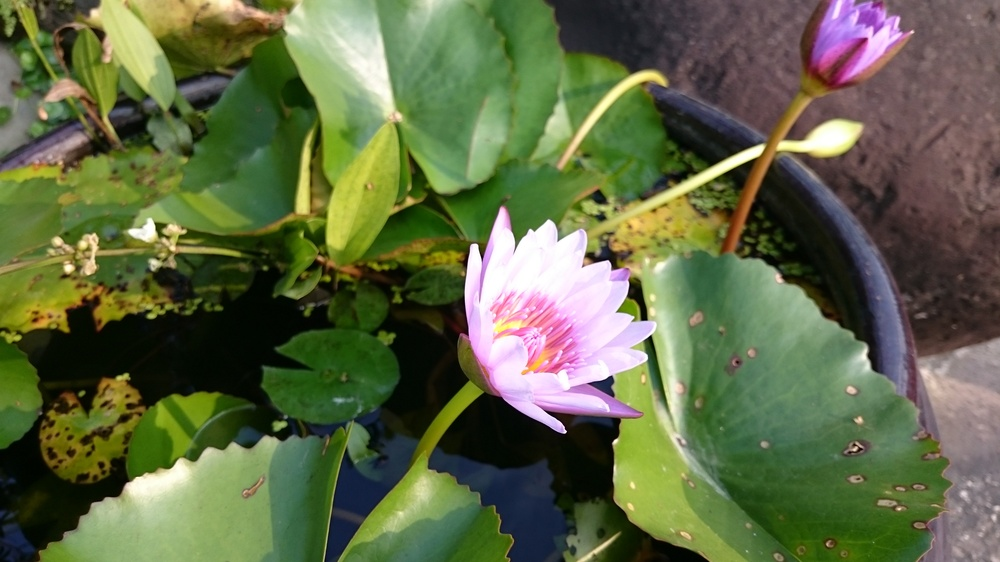
#> input picture _4.cmpp/_python_test/_code/Python程式設計實務16課/sample.jpg, 1000 x 562 px, shrunk from 3840 x 2160 before the run, given in place of sample.png, which was not available
$ jupyter execute Chap8-4.ipynb   (shell and % lines are left out)   (text cells are left out)
#> lines starting #> are read from the running program, lines starting #| are printed output that depends on the picture; pictures that were not available may be replaced by others from this repository, and a replacement may not be noted
[cell 1]
import matplotlib.pyplot as plt
import numpy as np

# x的值
x = np.arange(-1, 1, 0.1)

# 原來的函數
y = 2*x*x + 3

# 切線
a = 4*0.25            # 導函數 f'(x)= 4x（斜率）
b = 3.125 - a * 0.25  # 截距 b = y - ax
y2 = a*x + b          # 切線的式子

# 繪圖
plt.plot(x, y)   # 原來的函數
plt.plot(x, y2)  # 切線
plt.grid(color='0.8')
plt.show()
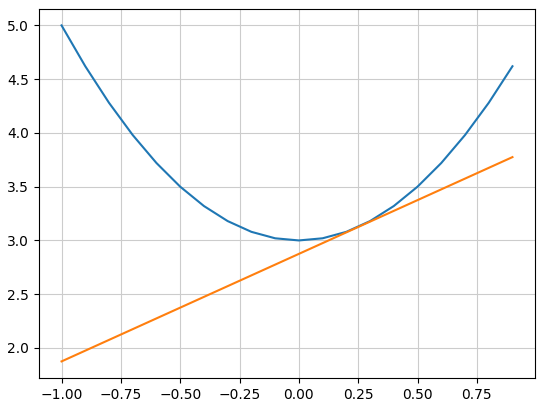
#> figure drawn by matplotlib, 1 panel; curve peaks at x = -1, y = 5; curve peaks at x = 0.9, y = 3.77

[cell 2]
import matplotlib.pyplot as plt
from PIL import Image

# 讀入圖片
src_img = Image.open('sample.png')
#> src_img is the input picture: PIL image 1000x562 RGB; mean R, G, B 95.9, 105.1, 69.7
plt.imshow(src_img)
plt.show()

# 圖片大小
width, height = src_img.size
#> width = 1000; height = 562

# 輸出用
dst_img = Image.new('RGB', (width, height))
#> dst_img: PIL image 1000x562 RGB; every value is 0

# 彩色 -> 單色
src_img = src_img.convert("L")
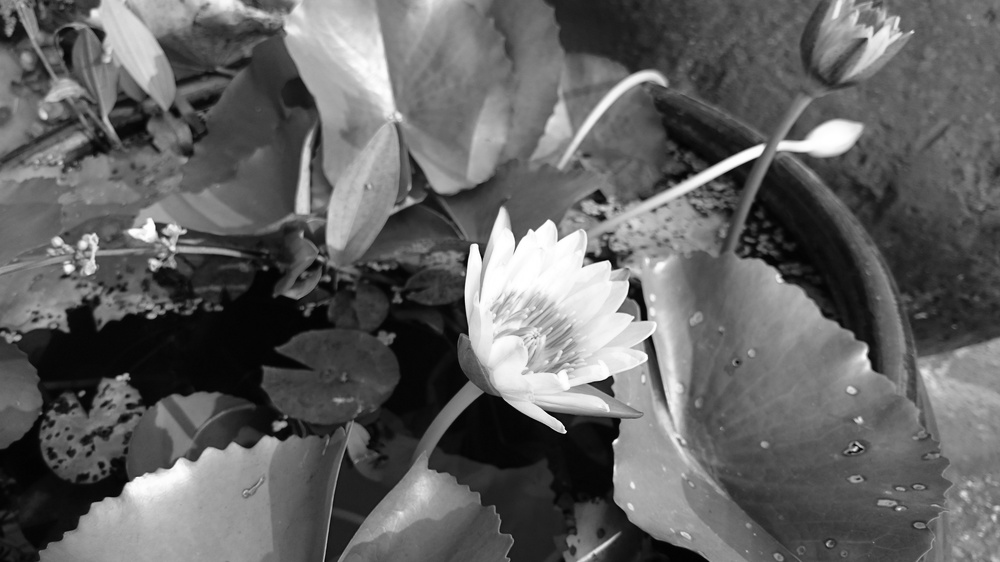
#> src_img: PIL image 1000x562 L; min 1, max 255, mean 98.3

# 萃取輪廓
for y in range(0, height-1):
    for x in range(0, width-1):
        # 計算亮度差
        diff_x = src_img.getpixel((x+1, y)) - src_img.getpixel((x, y))
        diff_y = src_img.getpixel((x, y+1)) - src_img.getpixel((x, y))
        diff = diff_x + diff_y

        # 輸出
        if diff >= 20:
            dst_img.putpixel((x, y), (255, 255, 255))
        else:
            dst_img.putpixel((x, y), (0, 0, 0))
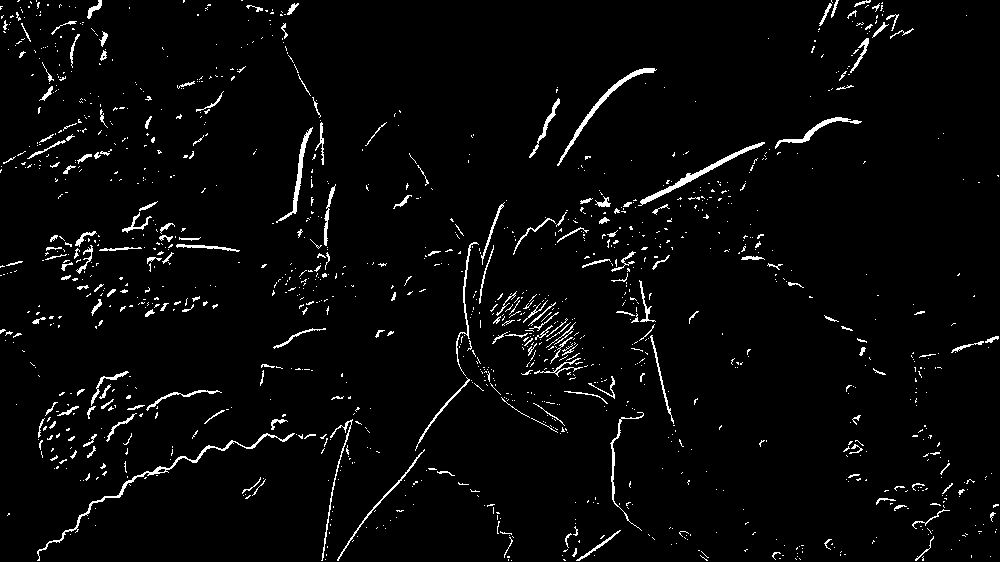
#> dst_img: PIL image 1000x562 RGB; 3.2% white in thin lines or dots
plt.imshow(dst_img)
plt.show()

[cell 3]
from scipy import integrate
import math

# 計算半徑為r的圓的圓周
def calc_area(r):
    return 2 * math.pi * r

# 半徑2～5範圍的圓周總和
s = integrate.quad(calc_area, 2, 5)
